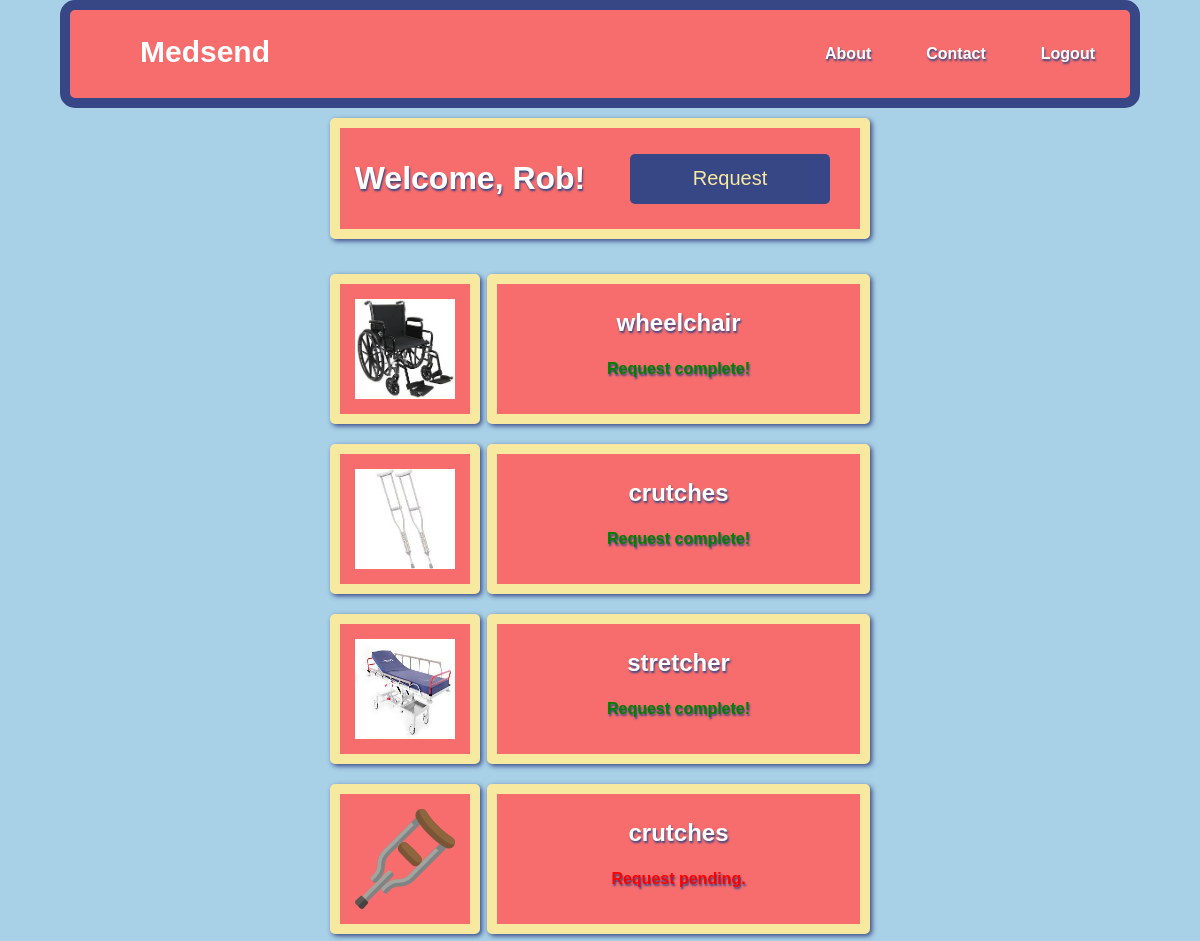
Page /donee/2 on the earlier database version.
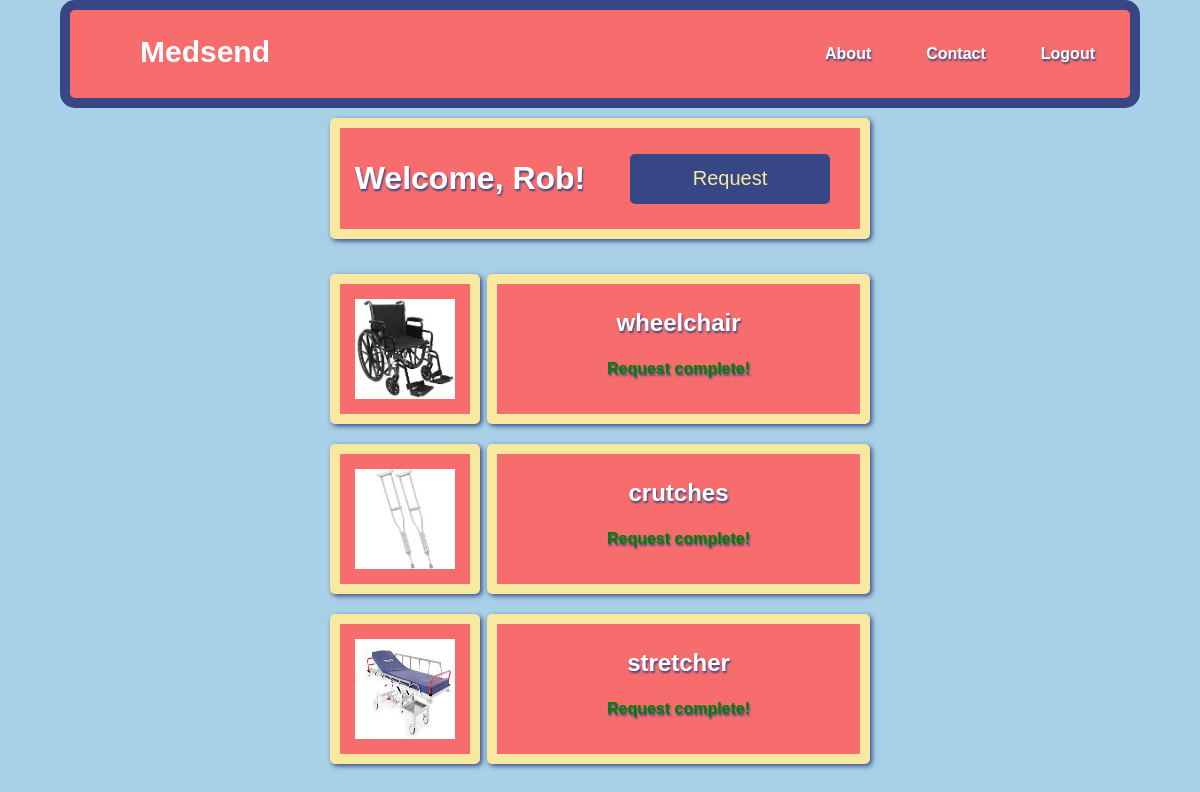
Same page on the later database version.
### tables this page shows
CREATE TABLE requests
               (userid int,
                item_type text,
                icon text,
                image text,
                date_requested text,
                date_received text,
                amount int);

### app.py (the view)
@app.route('/donee/<userid>', methods=['GET'])
def donee(userid):
    conn = sqlite3.connect(db_path)
    c = conn.cursor()
    orders = c.execute("SELECT * from requests where userid == "+userid+"")
    data = c.fetchall()
    requests = requests_dict_arr(data)
    orders = c.execute("SELECT * from users where id == "+userid+"")
    data = c.fetchall()
    username = ""
    for d in data:
      username = d[1]
    return render_template('donee.html', username=username, userid=userid, requests = requests)

### app.py (called while the page is built)
def requests_dict_arr(data):
  donations= []
  for d in data:
    item = dict()
    item['userid'] = d[0]
    item['item_type'] = d[1]
    item['icon'] = d[2]
    item['image'] = d[3]
    item['date_requested'] = d[4]
    item['date_received'] = d[5]
    donations.append(item)
    print(donations)
  return donations

### templates/donee.html (shortened to what this page needs)
<!DOCTYPE html>
<html lang="en">
<head>
  <link rel="stylesheet" href="{{ url_for('static', filename='css/style.css') }}">
  <link rel="stylesheet" href="{{ url_for('static', filename='css/donee.css') }}">
</head>
<body>
 <nav>
  <ul>
     <li class="logo"><a class="logo active" href="/">Medsend</a></li>
     <li class="logout"><a href="/">Logout</a></li>
     <li><a href="/contact">Contact</a></li>
     <li><a href="/about">About</a></li>
   </ul>
  </nav>
  <div id="welcome">
    <div id="welcome-grid">
      <div id="welcome-text">
        <p>Welcome, {{username}}!</p>
      </div>
      <div id="request-button">
        <form method="get" action='/request/{{userid}}'>
          <input type="submit" value="Request">
        </form>
      </div>
    </div>
  </div>
    {% for item in requests %}
    <div class="outergrid" >
    <div class="entry">
        {% if item.date_received %}
        <img src="../{{item.image}}" alt ="{{item.item_type}}" class="picture">
        <div class="name">
            <h2> {{ item['item_type'] }} </h2>
            <div class="complete" >
                    Request complete!
                </div>
                 {% else %}
                 <img src="../{{item.icon}}" alt ="{{item.item_type}}" class="picture">
                 <div class="name">
                     <h2> {{ item['item_type'] }} </h2>
                     <div class="incomplete" >
                         Request pending.
                         </div>
                 {% endif %}
        </div>
    </div>
    </div>
    {% endfor %}
</body>
</html>

Differences in the rows shown:
removed requests: icon (picture), item_type "crutches"
